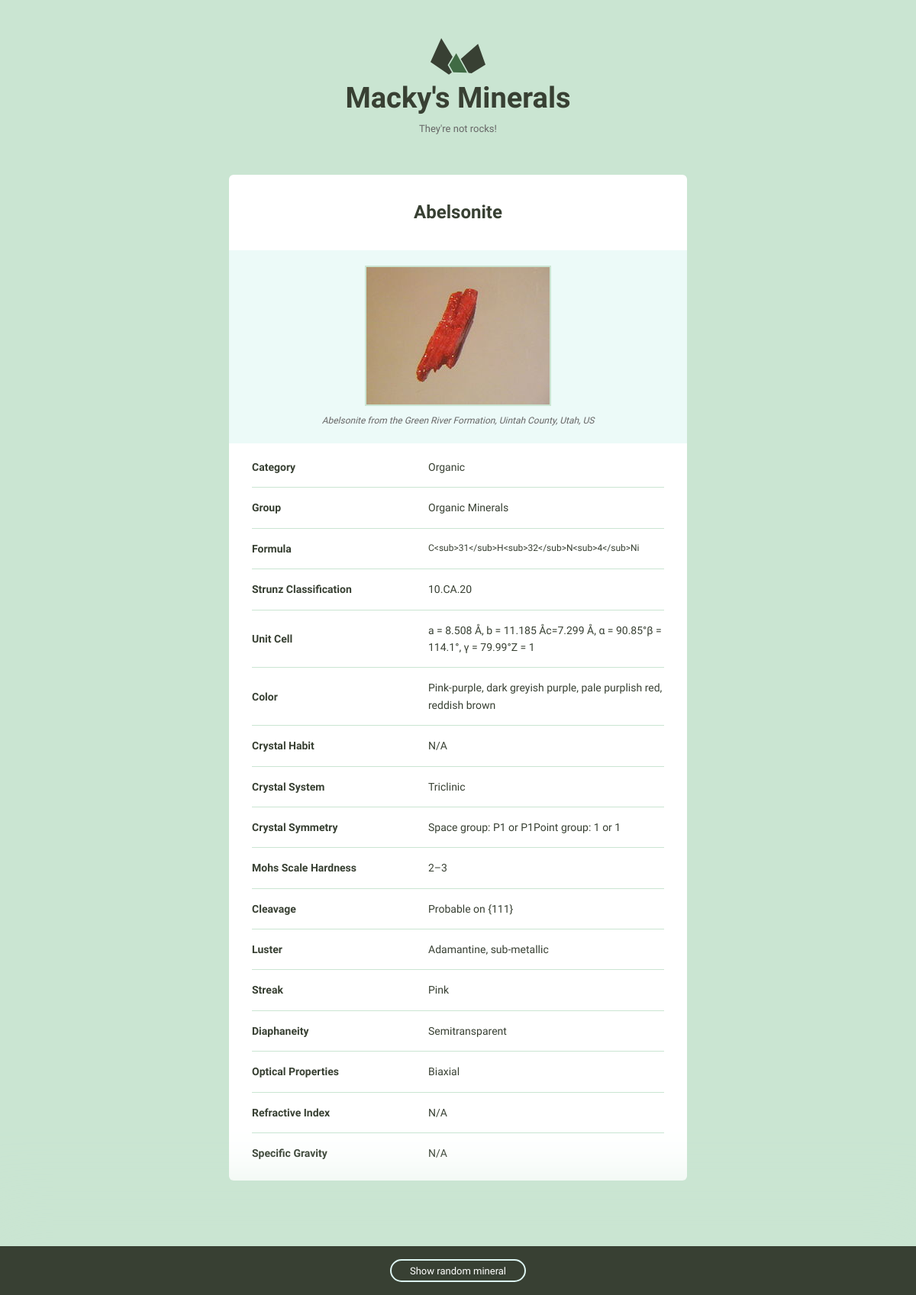
/minerals/1/, run on the app's committed database.
### minerals/models.py (models this page shows)
class Mineral(models.Model):
    name = models.CharField(max_length=255, blank=True, default='')
    image_filename = models.CharField(max_length=255, blank=True, default='')
    image_caption = models.TextField(blank=True, default='')
    category = models.CharField(max_length=255, blank=True, default='')
    formula = models.CharField(max_length=255, blank=True, default='')
    strunz_classification = models.CharField(max_length=255, blank=True, default='')
    color = models.CharField(max_length=255, blank=True, default='')
    crystal_system = models.CharField(max_length=255, blank=True, default='')
    unit_cell = models.CharField(max_length=255, blank=True, default='')
    crystal_symmetry = models.CharField(max_length=255, blank=True, default='')
    cleavage = models.CharField(max_length=255, blank=True, default='')
    mohs_scale_hardness = models.CharField(max_length=255, blank=True, default='')
    luster = models.CharField(max_length=255, blank=True, default='')
    streak = models.CharField(max_length=255, blank=True, default='')
    diaphaneity = models.CharField(max_length=255, blank=True, default='')
    optical_properties = models.CharField(max_length=255, blank=True, default='')
    refractive_index = models.CharField(max_length=255, blank=True, default='')
    crystal_habit = models.CharField(max_length=255, blank=True, default='')
    specific_gravity = models.CharField(max_length=255, blank=True, default='')
    group = models.CharField(max_length=255, blank=True, default='')

### minerals/views.py (the view)
# urls.py: path('minerals/<int:mineral_id>/', views.mineral_detail, name="detail")
def mineral_detail(request, mineral_id):
    mineral = get_object_or_404(Mineral, pk=mineral_id)
    return render(request, 'minerals/mineral_detail.html', {'mineral': mineral})

### minerals/templatetags/mineral_extras.py (called while the page is built)
@register.simple_tag
def random_mineral_id():
    minerals = Mineral.objects.all()
    random_num = randint(0, len(minerals) - 1)
    mineral = minerals[random_num]
    return mineral.id

@register.filter('field_or_na')
def field_or_na(field_value):
    if not field_value:
        return 'N/A'
    return field_value

### minerals/templates/minerals/mineral_detail.html
{% extends "layout.html" %}
{% load static %}
{% load mineral_extras %}
{% block main_class%} {{ block.super }} bounds--small {% endblock %}
{% block content %}
    <div class="grid-100 mineral__container">
      <h1 class="mineral__name">{{ mineral.name }}</h1>
      <div class="mineral__image-bg">
          <img class="mineral__image" alt="{{ mineral.name }}" src="{% get_static_prefix %}images/{{mineral.name}}.jpg">
        <p class="mineral__caption">{{ mineral.image_caption }}</p>
      </div>
      <div class="mineral__table-container">
        <table class="mineral__table">
          <tr>
            <td class="mineral__category">Category</td>
            <td>{{ mineral.category|field_or_na }}</td>
          </tr>
          <tr>
            <td class="mineral__category">Group</td>
            <td>{{ mineral.group|field_or_na }}</td>
          </tr>
          <tr>
            <td class="mineral__category">Formula</td>
            <td class="mineral__formula">{{ mineral.formula|field_or_na }}</td>
          </tr>
          <tr>
            <td class="mineral__category">Strunz Classification</td>
            <td>{{ mineral.strunz_classification|field_or_na }}</td>
          </tr>
          <tr>
            <td class="mineral__category">Unit Cell</td>
            <td>{{ mineral.unit_cell|field_or_na }}</td>
          </tr>
          <tr>
            <td class="mineral__category">Color</td>
            <td>{{ mineral.color|field_or_na }}</td>
          </tr>
          <tr>
            <td class="mineral__category">Crystal Habit</td>
            <td>{{ mineral.crystal_habit|field_or_na }}</td>
          </tr>
          <tr>
            <td class="mineral__category">Crystal System</td>
            <td>{{ mineral.crystal_system|field_or_na }}</td>
          </tr>
          <tr>
            <td class="mineral__category">Crystal Symmetry</td>
            <td>{{ mineral.crystal_symmetry|field_or_na }}</td>
          </tr>
          <tr>
            <td class="mineral__category">Mohs Scale Hardness</td>
            <td>{{ mineral.mohs_scale_hardness|field_or_na }}</td>
          </tr>
          <tr>
            <td class="mineral__category">Cleavage</td>
            <td>{{ mineral.cleavage|field_or_na }}</td>
          </tr>
          <tr>
            <td class="mineral__category">Luster</td>
            <td>{{ mineral.luster|field_or_na }}</td>
          </tr>
          <tr>
            <td class="mineral__category">Streak</td>
            <td>{{ mineral.streak|field_or_na }}</td>
          </tr>
          <tr>
            <td class="mineral__category">Diaphaneity</td>
            <td>{{ mineral.diaphaneity|field_or_na }}</td>
          </tr>
          <tr>
            <td class="mineral__category">Optical Properties</td>
            <td>{{ mineral.optical_properties|field_or_na }}</td>
          </tr>
          <tr>
            <td class="mineral__category">Refractive Index</td>
            <td>{{ mineral.refractive_index|field_or_na }}</td>
          </tr>
          <tr>
            <td class="mineral__category">Specific Gravity</td>
            <td>{{ mineral.specific_gravity|field_or_na }}</td>
          </tr>
        </table>
      </div>
    </div>
{% endblock %}

### templates/layout.html (shortened to what this page needs)
{% load static from staticfiles %}
{% load mineral_extras %}
<!DOCTYPE html>
<html lang="en">
<head>
  <link rel="stylesheet" href="{% static 'css/global.css' %}">
</head>
<body>
    <div class="{% block main_class %}bounds{% endblock %}">
      <div class="grid-100">
        <a href="{% url 'minerals:list' %}">
          <h1 class="logo__name text-centered">Macky's Minerals</h1>
        </a>
        <p class="logo__text text-centered">They're not rocks!</p>
      </div>
      {% block content %}
      {% endblock %}
  </div>
  <div class="minerals__random">
    {% random_mineral_id as id %}
      <a class="minerals__anchor" href="{% url 'minerals:detail' id %}">Show random mineral</a>
  </div>
</body>
</html>

### assets/css/global.css (style rules this page uses)
html { font-family: sans-serif; -ms-text-size-adjust: 100%; -webkit-text-size-adjust: 100%; }
body { margin: 0; }
a { background-color: transparent; }
h1 { font-size: 2em; margin: 0.67em 0; }
img { border: 0; }
svg:not(:root) { overflow: hidden; }
table { border-collapse: collapse; border-spacing: 0; }
td, th { padding: 0; }
html { font-size: 62.5%; }
body { background-color: #CAE5D2; font-size: 1.5em; line-height: 1.6; font-weight: 400; font-family: "Cousine"; color: #666; }
.bounds { max-width: 800px; margin: 0 auto; padding: 50px 0 150px; overflow: hidden; }
.bounds--small { max-width: 600px; padding: 50px 10px 150px; }
.grid, .grid-5, .grid-10, .grid-15, .grid-20, .grid-25, .grid-30, .grid-33, .grid-35, .grid-40, .grid-45, .grid-50, .grid-55, .grid-60, .grid-65, .grid-66, .grid-70, .grid-75, .grid-80, .grid-90, .grid-95, .grid-100 { float: left; box-sizing: border-box; position: relative; }
.grid-100 { width: 100%; padding: 0 15px; }
h1, h2, h3, h4, h5, h6 { margin-top: 0; margin-bottom: 2rem; font-weight: bold; font-family: "Work Sans", sans-serif; color: #384033; }
h1 { font-size: 3.8rem; }
@media (min-width: 550px) { h1 { font-size: 3.8rem; } }
p { margin-top: 0; font-size: 1.6rem; }
a { color: #689b98; text-decoration: none; -webkit-transition: color 0.2s; -moz-transition: color 0.2s; -ms-transition: color 0.2s; -o-transition: color 0.2s; transition: color 0.2s; }
th, td { padding: 15px; text-align: left; border-bottom: 1px solid #e1e1e1; }
th:first-child, td:first-child { padding-left: 0; }
th:last-child, td:last-child { padding-right: 0; }
table, p, ul { margin-bottom: 2.5rem; }
.text-centered { text-align: center; }
.logo { display: block; fill: #384033; position: relative; margin: 0 auto; width: 72px; }
.logo__name { margin-bottom: 0; }
.logo__text { margin-bottom: 50px; font-size: 13px; }
.minerals__anchor { border: solid 2px #DCF5F2; border-radius: 100px; color: #384033; display: block; font-size: 13px; text-align: center; padding: 8px 0 7px 0; width: 100%; transition: background-color 200ms ease-in-out, font-weight 200ms ease-in-out, color 200ms ease-in-out; }
.minerals__random { background-color: #384033; box-shadow: 0 0 100px 50px #CAE5D2; color: #fff; padding: 20px 0 20px 0; position: fixed; bottom: 0; text-align: center; width: 100%; }
.minerals__random .minerals__anchor { display: inline; color: #fff; padding: 6px 24px 5px 24px; }
.mineral__container { background-color: #fff; border-radius: 6px; list-style: none; padding: 0; text-align: center; }
.mineral__name { display: block; width: 100%; margin: 0; font-size: 24px; padding: 30px 0 30px 0; }
.mineral__image { display: block; margin: 0 auto; border: solid 2px #CAE5D2; }
.mineral__image-bg { background-color: #ecfaf8; padding: 20px 0; }
.mineral__caption { font-size: 12px; font-style: italic; padding: 10px 0 0 0; margin: 0; }
.mineral__table { font-size: 14px; color: #384033; }
.mineral__table td { border-color: #CAE5D2; }
.mineral__table tr:last-of-type td { border-bottom: none; padding-bottom: 0; }
.mineral__table-container { padding: 5px 30px 0; }
.mineral__category { font-weight: bold; width: 40%; }
.mineral__formula { font-size: 12px; }

### data on the page
Mineral: name "Abelsonite", name (picture), image_caption "Abelsonite from the Green River Formation, Uintah County, Utah, US", category|field_or_na "Organic", group|field_or_na "Organic Minerals", formula|field_or_na "C<sub>31</sub>H<sub>32</sub>N<sub>4</sub>Ni", strunz_classification|field_or_na "10.CA.20", unit_cell|field_or_na "a = 8.508 Å, b = 11.185 Åc=7.299 Å, α = 90.85°β = 114.1°, γ = 79.99°Z = 1", color|field_or_na "Pink-purple, dark greyish purple, pale purplish red, reddish brown", crystal_habit|field_or_na "N/A", crystal_system|field_or_na "Triclinic", crystal_symmetry|field_or_na "Space group: P1 or P1Point group: 1 or 1", mohs_scale_hardness|field_or_na "2–3", cleavage|field_or_na "Probable on {111}", luster|field_or_na "Adamantine, sub-metallic", streak|field_or_na "Pink", diaphaneity|field_or_na "Semitransparent", optical_properties|field_or_na "Biaxial", refractive_index|field_or_na "N/A", specific_gravity|field_or_na "N/A"
